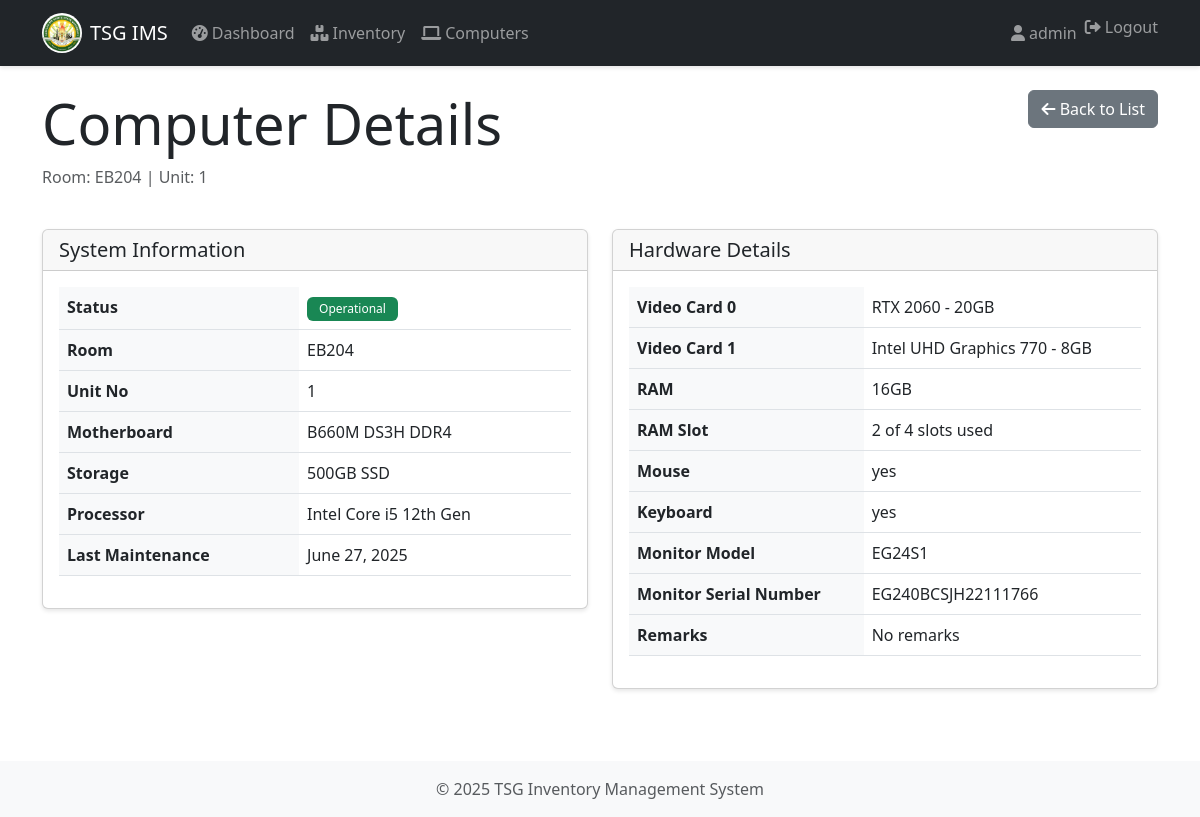
/computers/2/ (signed in), run on the app's committed database.
### inventory/models.py (models this page shows, shortened)
class Computer(models.Model):
    entity_name =  models.CharField(max_length=100, null=True, blank=True)
    custody = models.CharField(max_length=100, null=True, blank=True)
    mr = models.CharField(max_length=100, null=True, blank=True)
    room = models.CharField(max_length=50, null=True, blank=True)
    unit_no = models.CharField(max_length=50, null=True, blank=True)
    motherboard = models.CharField(max_length=50, null=True, blank=True)
    storage = models.CharField(max_length=50, null=True, blank=True)
    processor = models.CharField(max_length=50, null=True, blank=True)
    video_card_0 = models.CharField(max_length=50, null=True, blank=True)
    video_card_1 = models.CharField(max_length=50, null=True, blank=True)
    ram = models.CharField(max_length=50, null=True, blank=True)
    ram_slot = models.CharField(max_length=50, null=True, blank=True)
    mouse = models.CharField(max_length=50, null=True, blank=True)
    keyboard = models.CharField(max_length=50, null=True, blank=True)
    monitor_model = models.CharField(max_length=50, null=True, blank=True)
    monitor_serial_number = models.CharField(max_length=50, null=True, blank=True)
    remarks = models.CharField(max_length=50, null=True, blank=True)
    STATUS_CHOICES = [
        ('operational', 'Operational'),
        ('maintenance', 'Under Maintenance'),
        ('offline', 'Offline'),
    ]
    status = models.CharField(max_length=20, choices=STATUS_CHOICES, default='operational')
    last_maintenance = models.DateField(null=True, blank=True)

### inventory/views.py (the view)
# urls.py: path('computers/<int:pk>/', views.computer_detail, name='computer_detail'),
@login_required
def computer_detail(request, pk):
    computer = get_object_or_404(Computer, pk=pk)  # type: ignore[attr-defined]
    return render(request, 'inventory/computer_detail.html', {
        'computer': computer
    })

### templates/inventory/computer_detail.html (shortened to what this page needs)
{% extends 'base.html' %}
{% block content %}
<div class="row mb-4">
    <div class="col-md-8">
        <h1 class="display-4">Computer Details</h1>
        <p class="text-muted">Room: {{ computer.room|default:"Not specified" }} | Unit: {{ computer.unit_no|default:"Not specified" }}</p>
    </div>
    <div class="col-md-4 text-end">
        <a href="{% url 'computer_list' %}" class="btn btn-secondary">
            <i class="fas fa-arrow-left"></i> Back to List
        </a>
    </div>
</div>
<div class="row">
    <div class="col-md-6 mb-4">
        <div class="card">
            <div class="card-header">
                <h5 class="card-title mb-0">System Information</h5>
            </div>
            <div class="card-body">
                <table class="table">
                    <tr>
                        <th>Status</th>
                        <td>
                            <span class="badge {% if computer.status == 'operational' %}bg-success
                                          {% elif computer.status == 'maintenance' %}bg-warning
                                          {% else %}bg-danger{% endif %}">
                                {{ computer.get_status_display }}
                            </span>
                        </td>
                    </tr>
                    <tr>
                        <th>Room</th>
                        <td>{{ computer.room|default:"Not specified" }}</td>
                    </tr>
                    <tr>
                        <th>Unit No</th>
                        <td>{{ computer.unit_no|default:"Not specified" }}</td>
                    </tr>
                    <tr>
                        <th>Motherboard</th>
                        <td>{{ computer.motherboard|default:"Not specified" }}</td>
                    </tr>
                    <tr>
                        <th>Storage</th>
                        <td>{{ computer.storage|default:"Not specified" }}</td>
                    </tr>
                    <tr>
                        <th>Processor</th>
                        <td>{{ computer.processor|default:"Not specified" }}</td>
                    </tr>
                    <tr>
                        <th>Last Maintenance</th>
                        <td>{{ computer.last_maintenance|default:"Never" }}</td>
                    </tr>
                </table>
            </div>
        </div>
    </div>
    <div class="col-md-6 mb-4">
        <div class="card">
            <div class="card-header">
                <h5 class="card-title mb-0">Hardware Details</h5>
            </div>
            <div class="card-body">
                <table class="table">
                    <tr>
                        <th>Video Card 0</th>
                        <td>{{ computer.video_card_0|default:"Not specified" }}</td>
                    </tr>
                    <tr>
                        <th>Video Card 1</th>
                        <td>{{ computer.video_card_1|default:"Not specified" }}</td>
                    </tr>
                    <tr>
                        <th>RAM</th>
                        <td>{{ computer.ram|default:"Not specified" }}</td>
                    </tr>
                    <tr>
                        <th>RAM Slot</th>
                        <td>{{ computer.ram_slot|default:"Not specified" }}</td>
                    </tr>
                    <tr>
                        <th>Mouse</th>
                        <td>{{ computer.mouse|default:"Not specified" }}</td>
                    </tr>
                    <tr>
                        <th>Keyboard</th>
                        <td>{{ computer.keyboard|default:"Not specified" }}</td>
                    </tr>
                    <tr>
                        <th>Monitor Model</th>
                        <td>{{ computer.monitor_model|default:"Not specified" }}</td>
                    </tr>
                    <tr>
                        <th>Monitor Serial Number</th>
                        <td>{{ computer.monitor_serial_number|default:"Not specified" }}</td>
                    </tr>
                    <tr>
                        <th>Remarks</th>
                        <td>{{ computer.remarks|default:"No remarks" }}</td>
                    </tr>
                </table>
            </div>
        </div>
    </div>
</div>
{% endblock %}

### templates/base.html (shortened to what this page needs)
<!DOCTYPE html>
<html lang="en">
<head>
    <link href="https://cdn.jsdelivr.net/npm/bootstrap@5.3.0/dist/css/bootstrap.min.css" rel="stylesheet">
    <link href="https://cdnjs.cloudflare.com/ajax/libs/font-awesome/6.0.0/css/all.min.css" rel="stylesheet">
    {% load static %}
    <link href="{% static 'css/style.css' %}" rel="stylesheet">
</head>
<body>
    {% if show_navbar|default:True %}
    <nav class="navbar navbar-expand-lg navbar-dark bg-dark">
        <div class="container">
            <a class="navbar-brand d-flex align-items-center" href="{% url 'dashboard' %}">
                <img src="{% static 'img/snsu_logo.png' %}" alt="SNSU Logo" width="40" height="40" class="me-2" style="background: white; border-radius: 50%;">
                TSG IMS
            </a>
            <div class="collapse navbar-collapse" id="navbarNav">
                <ul class="navbar-nav me-auto">
                    {% if user.is_authenticated %}
                    <li class="nav-item">
                        <a class="nav-link" href="{% url 'dashboard' %}">
                            <i class="fas fa-tachometer-alt me-1"></i>Dashboard
                        </a>
                    </li>
                    <li class="nav-item">
                        <a class="nav-link" href="{% url 'item_list' %}">
                            <i class="fas fa-boxes me-1"></i>Inventory
                        </a>
                    </li>
                    <li class="nav-item">
                        <a class="nav-link" href="{% url 'computer_list' %}">
                            <i class="fas fa-laptop me-1"></i>Computers
                        </a>
                    </li>
                    {% endif %}
                </ul>
                <ul class="navbar-nav">
                    {% if user.is_authenticated %}
                    <li class="nav-item">
                        <span class="nav-link">
                            <i class="fas fa-user me-1"></i>{{ user.username }}
                        </span>
                    </li>
                    <li class="nav-item">
                        <form method="post" action="{% url 'logout' %}" style="display:inline;">
                            <button type="submit" class="nav-link btn btn-link" style="display:inline; padding:0; border:none; background:none;">
                                <i class="fas fa-sign-out-alt me-1"></i>Logout
                            </button>
                        </form>
                    </li>
                    {% endif %}
                </ul>
            </div>
        </div>
    </nav>
    {% endif %}
    <div class="container mt-4">
        {% block content %}
        {% endblock %}
    </div>
    <footer class="footer mt-5 py-3 bg-light">
        <div class="container text-center">
            <span class="text-muted">© {% now "Y" %} TSG Inventory Management System</span>
        </div>
    </footer>
</body>
</html>

### static/css/style.css (style rules this page uses)
.card { box-shadow: 0 2px 4px rgba(0,0,0,0.1); transition: all 0.3s ease; }
.badge { padding: 0.5em 1em; font-weight: 500; }
.table th { background-color: #f8f9fa; }
.navbar { box-shadow: 0 2px 4px rgba(0,0,0,0.1); }
.btn { transition: all 0.3s ease; }

### data on the page
Computer: room "EB204", unit_no "1", status "Operational", motherboard "B660M DS3H DDR4", storage "500GB SSD", processor "Intel Core i5 12th Gen", last_maintenance "June 27, 2025", video_card_0 "RTX 2060 - 20GB", video_card_1 "Intel UHD Graphics 770 - 8GB", ram "16GB", ram_slot "2 of 4 slots used", mouse "yes", keyboard "yes", monitor_model "EG24S1", monitor_serial_number "EG240BCSJH22111766", remarks "No remarks"

### other printed values
{{ user.username }} "admin"
